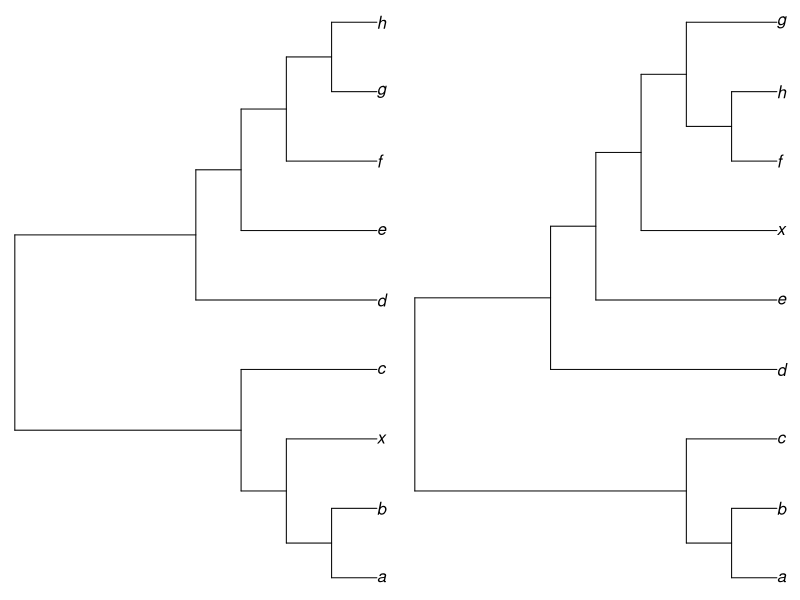

This chart was generated by the following R code:
## ---- chunk 1
tree1 <- ape::read.tree(text = "((((a, b), x), c), (d, (e, (f, (g, h)))));")
tree2 <- ape::read.tree(text = "(((a, b), c), (d, (e, (x, ((f, h), g)))));")
par(mar = rep(0, 4), mfrow = c(1, 2))
plot(tree1)
plot(tree2)
